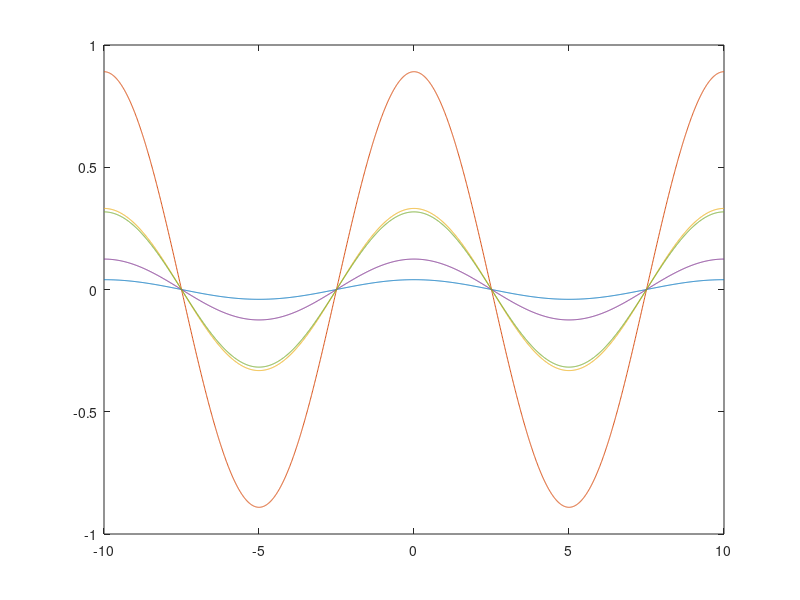
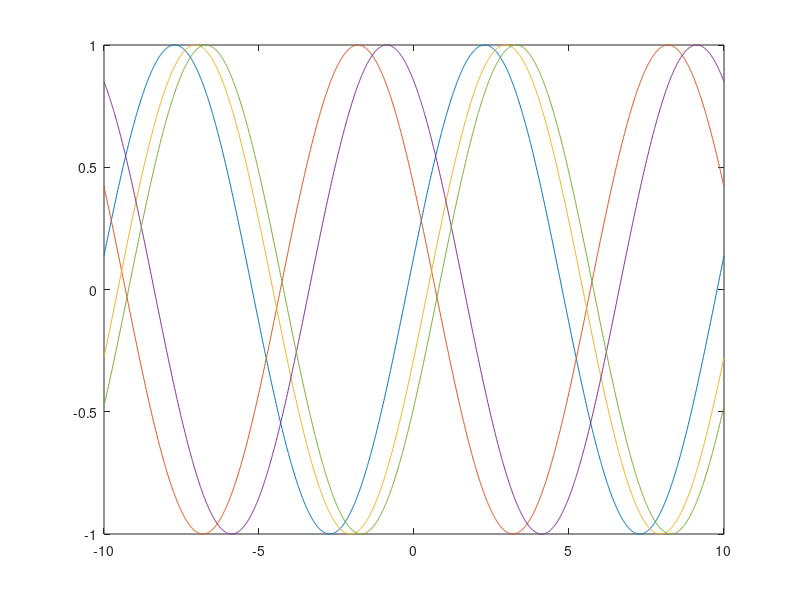
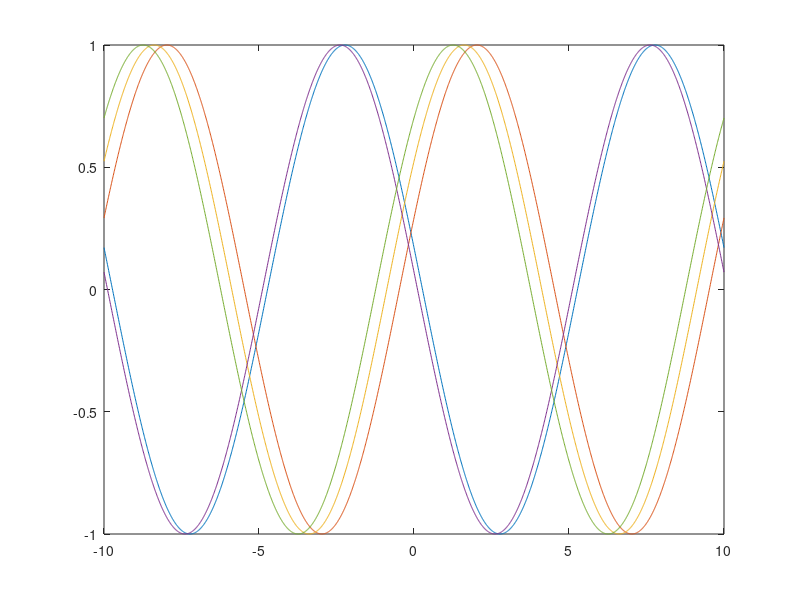
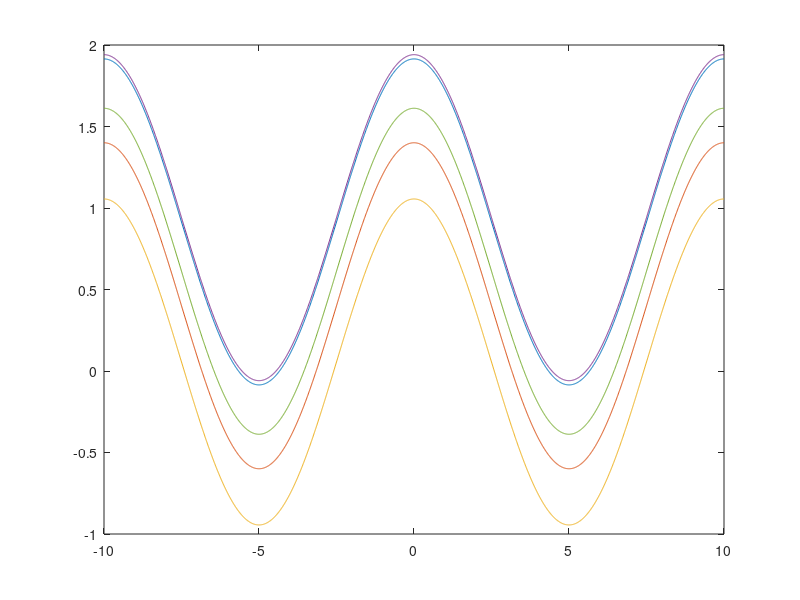

These charts were generated, in order, by the following MATLAB code:
% PROGRAMMA Processi_sinusoidali
% Autore: Claudio Prati
% Politecnico di Milano, 8 Aprile 2014

% Visualizza N realizzazioni di un processo casuale con ampiezza casuale uniforme, 
% con fase iniziale uniforme e altre combinazioni


clear all
close all


t=[-10:.01:10];

N=input('numero realizzazioni? ');


for n=1:N;
    A=rand(1,1);
    r=A*cos(2*pi*0.1*t);
    figure(1)
    plot(t,r)
    pause(.1)
    hold on
end
hold off

pause

for n=1:N;
    fi=rand(1,1)*2*pi;
    r=cos(2*pi*0.1*t+fi);
    figure(2)
    plot(t,r)
    pause(.1)
    hold on
end
hold off

pause

for n=1:N;
    A=1;
    fi=(rand(1,1)-.5)*pi;
    r=A*cos(2*pi*0.1*t+fi);
    figure(3)
    plot(t,r)
    pause(.1)
    hold on
end
hold off

pause

for n=1:N;
    A=rand(1,1);
    r=A+cos(2*pi*0.1*t);
    figure(4)
    plot(t,r)
    pause(.1)
    hold on
end
hold off

